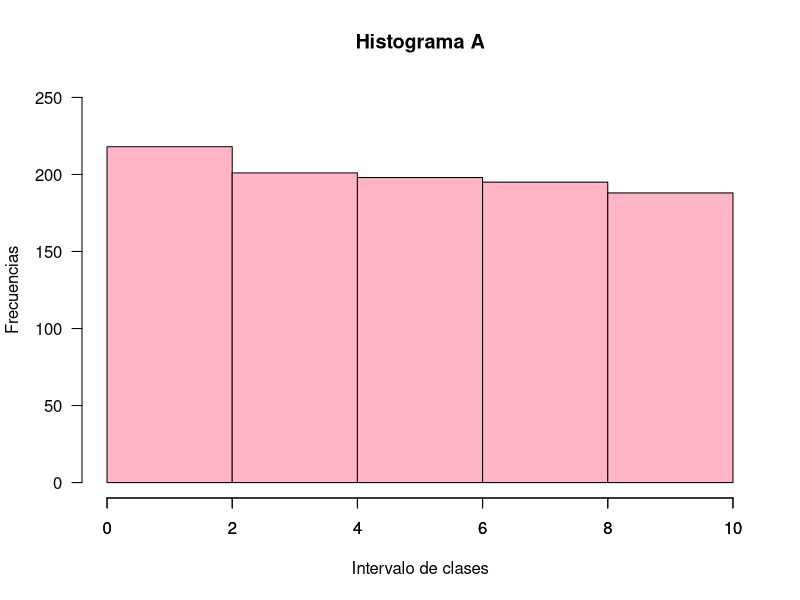
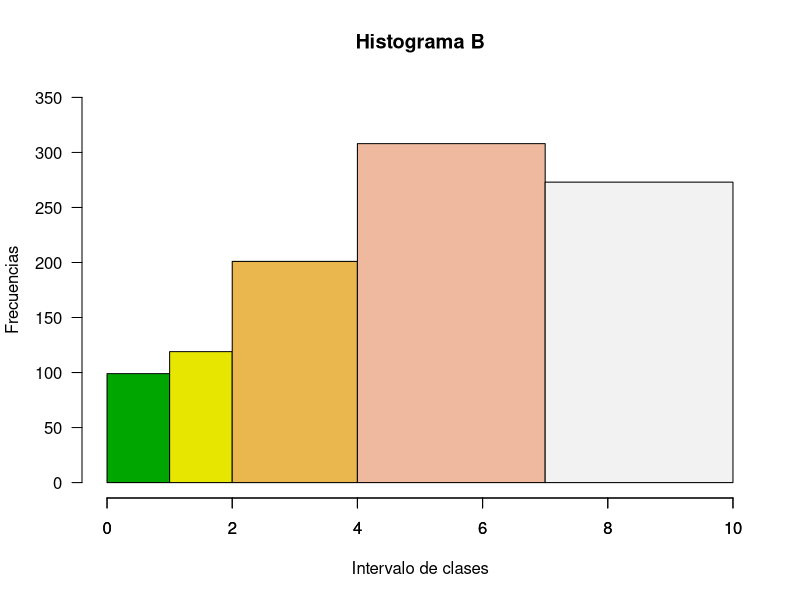
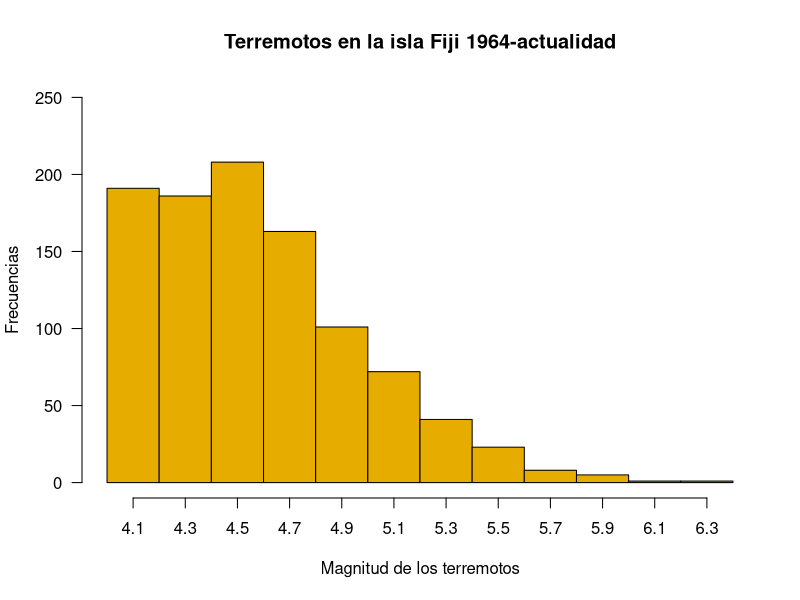
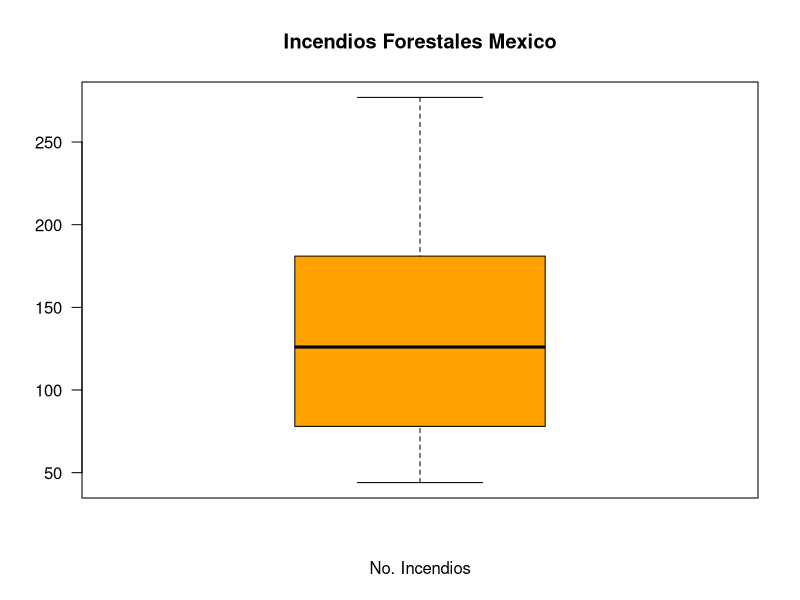

The R source for these figures, in order:
# Daniela Alexandra Canabal Valdes 
# 01/03/2023
# Maestria Ciencias Forestales primer semestre

# HW_04
# Asignacion 4: Boxplot e Histogramas



# Problema 1 --------------------------------------------------------------

# Considere el siguiente conjunto de datos x2 con 1000 números al azar.

set.seed(9875)
size <- 1000
x2 <- round(runif(n = size, min = 0, max = 10), 2)
head(x2, n = 10)
tail(x2, n = 10)

# - 1. Incluir los siguientes intervalos de clase y personalizas con los puntos medios de cada intervalo de clase mids:

#   (0, 2)
#   (2, 4)
#   (4, 6)
#   (6, 8)
#   (8, 10)

a <- hist(x2, breaks = c(0, 2, 4, 6, 8, 10),
     col = "pink1", 
     xlab="Intervalo de clases",
     ylab= "Frecuencias",
     main = "Histograma A",
     las = 1,
     ylim = c(0,250))
axis(1, a$breaks)

# Incluir los siguientes intervalos de clase y personalizas con los puntos medios de cada intervalo de clase mids.

#   (0, 1)
#   (1, 2)
#   (2, 4)
#   (4, 7)
#   (7, 10)


b <- hist(x2, breaks = c(0, 1, 2, 4, 7, 10),
     col = (terrain.colors(5)), 
     xlab="Intervalo de clases",
     ylab= "Frecuencias",
     main = "Histograma B",
     freq = TRUE,
     las = 1,
     ylim = c(0,350))
axis(1, a$breaks)

# Problema 2 --------------------------------------------------------------

# La siguiente figura 1 presenta cuatro histogramas (A, B, C, D).

#  a. ¿Cuál distribución parece estar sesgada a la derecha?
#   Grafica D

#  b. ¿Cuál distribución parece estar sesgada a la izquierda?
#   Grafica A

#  c. ¿Cuál distribución parece ser simétrica o en forma de “campana”?
#   Grafica c

#  d. ¿Cuál distribución parece ser bimodal?
#   Grafica B

#  e. ¿Cuál distribución parece mostrar una falta de intervalos?
#     Grafica D

# Problema 3 --------------------------------------------------------------

head(quakes)
tail(quakes)

mags <- hist(quakes$mag, xaxt = "n",
             col = "#e6ac00", xlab="Magnitud de los terremotos",
             ylab= "Frecuencias",
             main = "Terremotos en la isla Fiji 1964-actualidad",
             las = 1,
             ylim = c(0,250))
axis(1, mags$mids)

# Puede tomar en cuenta los siguientes datos que se almacenaron en el objeto mags. para determinar las siguientes preguntas:

# a. ¿Cómo describiría la forma de esta distribución de las magnitudes de los terremotos?
# La distribucion se encuentra sesgada hacia la derecha, lo cual indica que los registros de terremotos con magnitudes de 4.1 a 5 predoniman en los datos.

# b. Mencione un intervalo donde ocurren tipicamente las magnitudes.
fivenum(quakes$mag)
# En los rangos de 4.0 a 4.9

# c. Determine el rango de las magnitudes (Range = Max - Min).
range(quakes$mag)
# Rango mayor - 6.4
# Rango menor - 4.0

# d. ¿Qué porcentaje de los terremotos ocurren con magnitud en la clase 5.3 (5.1 : 5.4)?
# El 11.3% de los terremotos ocurren con magnitud en la clase 5.3

mag5.1 <- subset(quakes, quakes$mag >= 5.1)
mag5.4 <- subset(mag5.1, mag5.1$mag <=5.4)
head(mag5.4)
(113*100)/1000
  
# e. ¿Qué porcentaje de los terremotos tiene una magnitud igual o mayor a 5.0?
# El 19.8% de los terremotos ocurren con una magnitud igual o mayor a la clase 5.0
mag5 <- subset(quakes, quakes$mag >=5.0)
head(mag5)
(198*100)/1000

# f. ¿Qué porcentaje de los terremotos tienen una magnitud menor o igual a 4.6?
# El 58.5% de los terremotos ocurren con una magnitud igual o menor a la clase 4.6

mag4.6 <- subset(quakes, quakes$mag <=4.6)
head(mag4.6)
(585*100)/1000



# Boxplots ----------------------------------------------------------------

# Problema 4 --------------------------------------------------------------

# ¿Qué porcentaje de las observaciones en una distribución se encuentran entre el primer y el tercer cuartil?
# b. 50 %


# Problema 5 --------------------------------------------------------------

# La siguiente figura presenta tres gráficas para los diámetros de tres especies diferentes (C, F y H).

#  a. ¿Cuál especie tiene el diámetro más pequeño?
# Spp C

#  b. ¿Cuál especie tiene el diámetro más grande?
# Spp F

#  c. ¿Cuál especie tiene el diámetro mínimo más alto?
# Spp F

#  d. ¿Cuál especie tiene la mediana de diámetro más pequeña?
# Spp C

#  e. ¿Cuál especie tiene la mediana de diámetro mas grande?
# Spp H

#  f. ¿Cuál especie tiene el menor rango de diámetro?
#  Spp F

#  g. ¿Cuál especie tiene el rango intercuantil (Q3-Q1) mas grande?
# Spp C

#  h. ¿Cuál especie tiene el rango intercuantil (Q3-Q1) mas pequeño?
# Spp F

#  i. ¿Cuál especie tiene una distribución simétrica?
# Spp H

#  j. ¿Cuál especie tiene el sesgo positivo (ver Fig. 2) más marcado ?
# Spp F
  

# Problema 6 --------------------------------------------------------------

# Los siguientes datos muestran el número de incendios forestales ocurridos en cada semana en nuestros bosques de México. Los datos son del 01. de enero al 04 de marzo del 2021 de acuerdo con el reporte de CONAFOR.

fires <- c(78, 44, 47, 105, 126, 181, 277, 210, 155)
fires

# Determine lo siguiente
# 1. Valor mínimo
min(fires)

# 2. Valor máximo
max(fires)

# 3. Rango
range(fires)

# 4. Q1 (25 %)
quantile(fires, c(.25))

# 5. Q2 (50 %)
quantile(fires, c(.50))

# 6. Q3 (75 %)
quantile(fires, c(.75))

# 7. Media
mean(fires)

# 8. Varianza
var(fires)

# 9. Desviación estándar
sd(fires)

# 10. Realice un boxplot personalizado con los datos de los incendios
boxplot(fires,
        main = "Incendios Forestales Mexico",
        xlab = "No. Incendios",
        las = 1,
        col = "#FFA200") 
